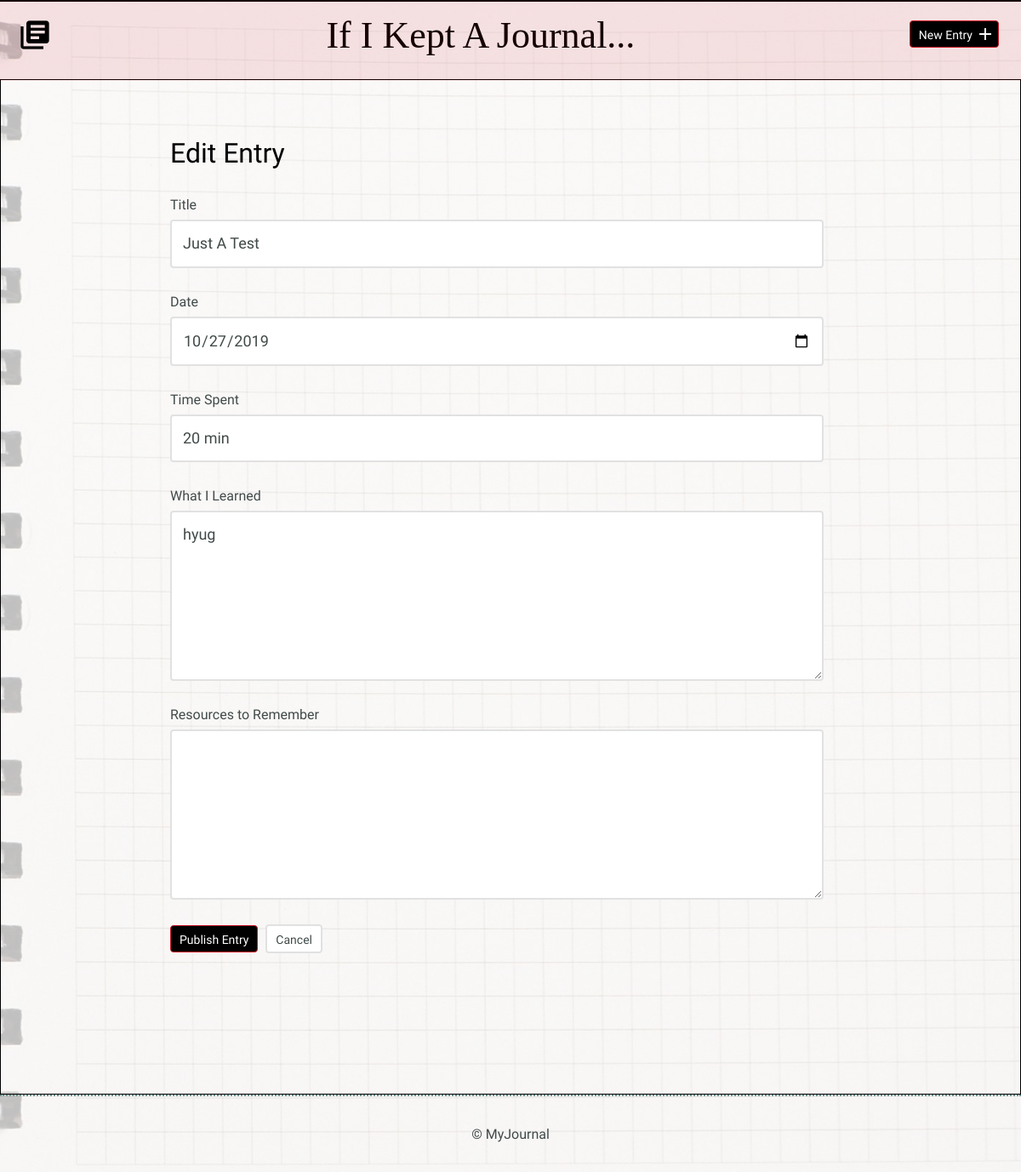
/edit.php?id=14, run on the app's committed database.
### tables this page shows
CREATE TABLE entries (entries_id INTEGER UNIQUE, title TEXT, date TEXT, time_spent INTEGER, learned BLOB, resources BLOB, PRIMARY KEY (entries_id));

### inc/functions.php (called while the page is built, shortened)
<?php
function get_detail_page($entries_id){
  include "connection.php";
  $sql = 'SELECT entries_id, title, date, time_spent, learned, resources FROM entries
   WHERE entries_id = ?';
  try {
       $results = $db->prepare($sql);
       $results->bindValue(1, $entries_id, PDO::PARAM_INT);
       $results->execute();
  } catch (Exception $e){
      echo "Error!:" . $e->getMessage() . "<br />";
      return false;
  }
  return $results->fetch();
}
 ?>

### edit.php (the view, shortened to what this page needs)
<?php
require 'inc/functions.php';
$title = $date = $time_spent = $learned = $resources = $entry_id = '';
if (isset($_GET['id'])) {
    list($entries_id, $title, $date, $time_spent, $learned, $resources) = get_detail_page(filter_input(INPUT_GET, 'id', FILTER_SANITIZE_NUMBER_INT));
}
include 'inc/header.php';
?>
<html>
    <head>
        <link rel="stylesheet" href="css/normalize.css">
        <link rel="stylesheet" href="css/site.css">
    </head>
    <body>
        <section>
            <div class="container">
                <div class="edit-entry">
                    <h2>Edit Entry</h2>
                    <form class="form-container form-add" method="post" action="edit.php">
                        <label for="title"> Title</label>
                        <input id="title" type="text" name="title" value="<?php echo $title; ?>"><br>
                        <label for="date">Date</label>
                        <input id="date" type="date" name="date" value="<?php echo $date; ?>"><br>
                        <label for="time-spent"> Time Spent</label>
                        <input id="time-spent" type="text" name="timeSpent" value="<?php echo $time_spent; ?>"><br>
                        <label for="what-i-learned">What I Learned</label>
                        <textarea id="what-i-learned" rows="5" name="whatILearned"><?php echo $learned; ?></textarea>
                        <label for="resources-to-remember">Resources to Remember</label>
                        <textarea id="resources-to-remember" rows="5" name="ResourcesToRemember"><?php echo $resources; ?></textarea>
                        <input type="submit" value="Publish Entry" class="button">
                        <a href="index.php" class="button button-secondary">Cancel</a>
                    </form>
                </div>
            </div>
        </section>
          <?php include 'inc/footer.php'; ?>
    </body>
</html>

### css/site.css (style rules this page uses)
body { font-size: 16px; color: #404a49; font-family: 'Cousine', serif; font-weight: 400; }
.container { margin: 0 auto; padding: 0 25px; border: 1px solid black; }
.button { padding: 8px 10px 6px 10px; background: black; border: 1px solid #c91221; border-radius: 4px; text-decoration: none; color: #FFF; position: relative; text-align: center; font-size: 14px; }
.button.button-secondary { background: #FFF; border: 2px solid #e1e1e1; color: #404a49; }
h1, h2, h3 { margin: 0; font-weight: 400; line-height: 1em; color: #000; }
h2 { font-size: 32px; }
.entry-list, .edit-entry, .new-entry { max-width: 800px; margin: 0 auto; padding: 70px 0 150px 0; }
.edit-entry h2, .new-entry h2 { margin-bottom: 35px; }
form label { display: block; margin-bottom: 8px; }
form input[type=text], form input[type=password], form input[type=date], form textarea { border: 2px solid #e1e1e1; font-size: 18px; line-height: 1.8em; padding:10px 13px; margin-bottom: 30px; border-radius: 4px; width: calc(100% - 32px); }
.edit-entry form textarea, .new-entry form textarea { min-height: 200px; }
input[type=submit] { margin-right: 5px; }

### edit.php (style rules this page uses)
body:after { content: ""; background-image: url("css/images/white-math-page-paper-texture.jpg"); background-repeat:no-repeat; background-position:center; background-attachment:fixed; background-size: cover; opacity: 0.25; top: 0; left: 0; bottom: 0; right: 0; position: absolute; z-index: -1; }

### data on the page
entries: title "Just A Test", date "10/27/2019", timeSpent "20 min", whatILearned "hyug"
